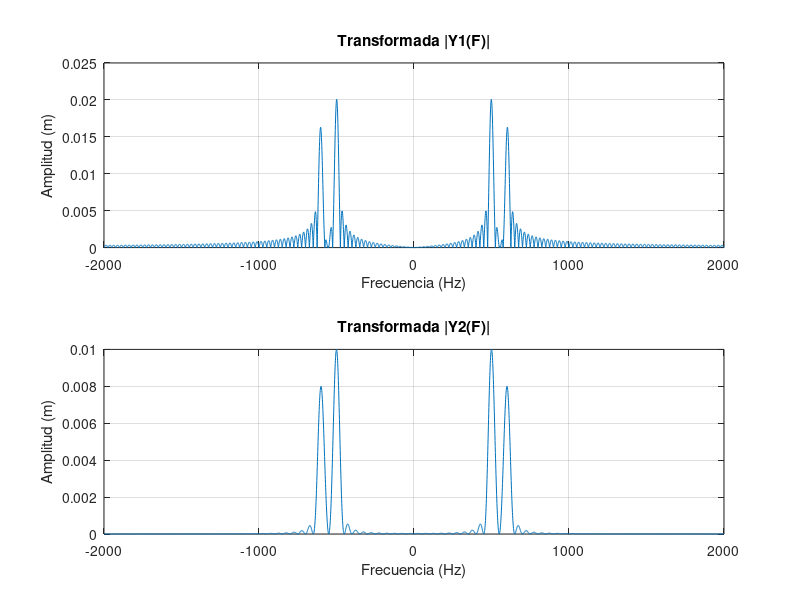
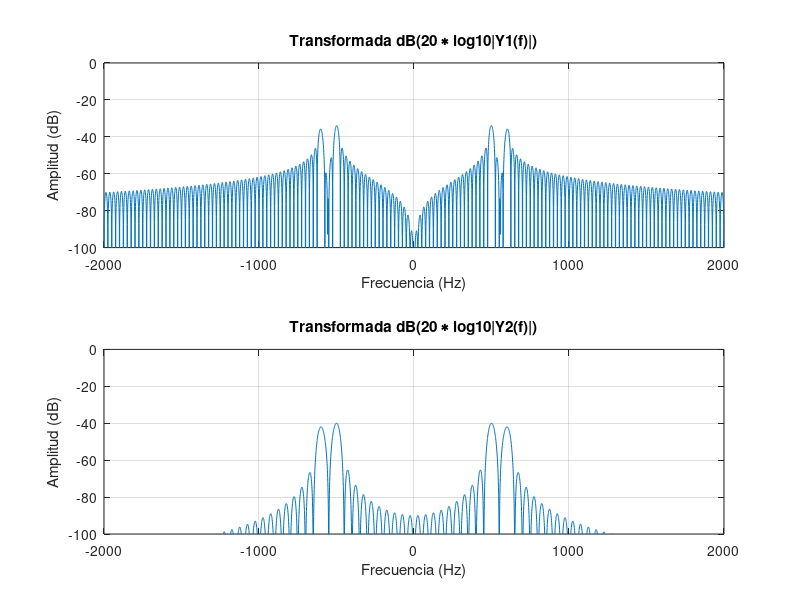
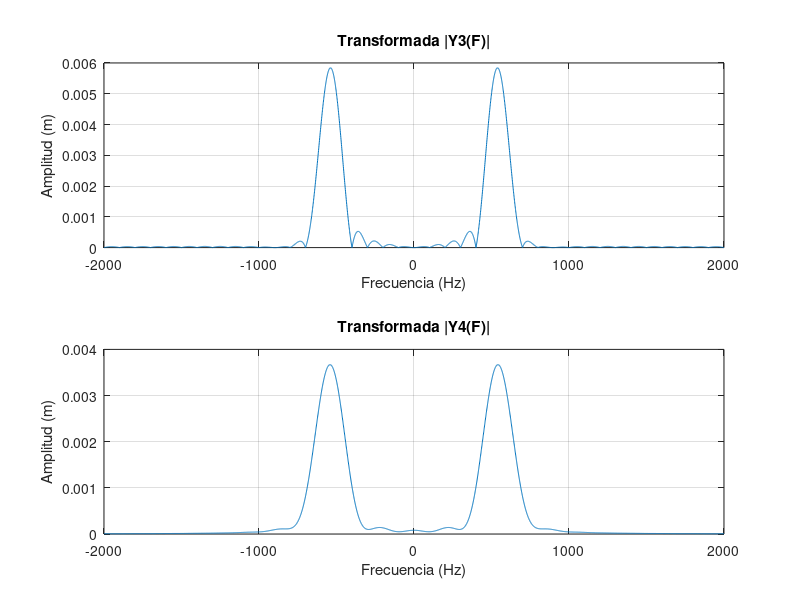
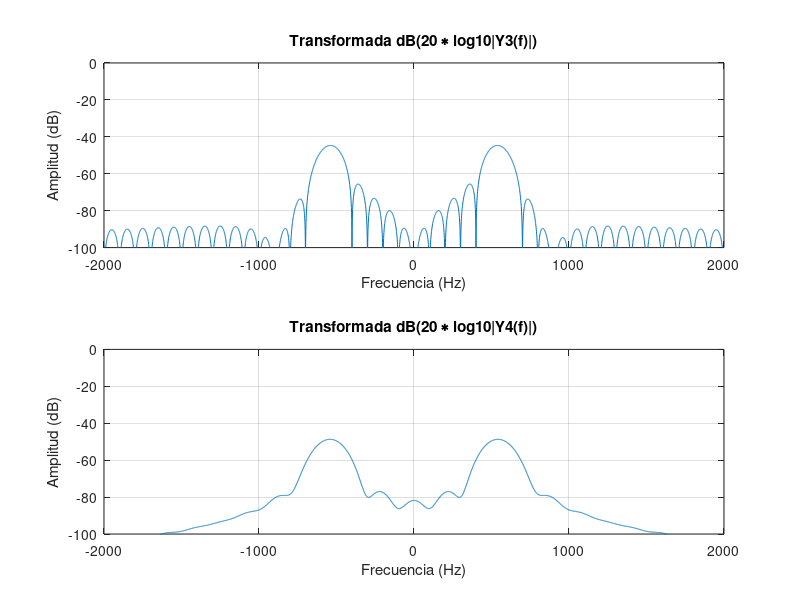

MATLAB code to generate these figures, in order:
%%ej2 

A=1;
B=0.8;

f0=500;
f1=600;

T=0.04;
fm=1;
f=-2000:fm:2000;

y1 = (A*T)/2 * sinc(T*(f-f0))+(A*T)/2 * sinc(T*(f+f0))+(B*T)/2 * sinc(T*(f-f1))+(B*T)/2 * sinc(T*(f+f1));

y2 = (A*T)/4 * sinc(T/2*(f-f0)).^2+(A*T)/4 * sinc(T/2*(f+f0)).^2+(B*T)/4 * sinc(T/2*(f-f1)).^2+(B*T)/4 * sinc(T/2*(f+f1)).^2;

figure

subplot(2,1,1);
plot(f,abs(y1));
xlabel("Frecuencia (Hz)");
ylabel("Amplitud (m)");
grid
title("Transformada |Y1(F)|");

subplot(2,1,2);
plot(f,abs(y2));
xlabel("Frecuencia (Hz)");
ylabel("Amplitud (m)");
grid
title("Transformada |Y2(F)|");


figure

subplot(2,1,1);
plot(f,20*log10(abs(y1)));
xlabel("Frecuencia (Hz)");
ylabel("Amplitud (dB)");
ylim([-100,0]);
grid
title("Transformada dB(20 ∗ log10|Y1(f)|)");

subplot(2,1,2);
plot(f,20*log10(abs(y2)));
xlabel("Frecuencia (Hz)");
ylabel("Amplitud (dB)");
ylim([-100,0]);
grid
title("Transformada dB(20 ∗ log10|Y2(f)|)");


T=0.01;
y3 = (A*T)/2 * sinc(T*(f-f0))+(A*T)/2 * sinc(T*(f+f0))+(B*T)/2 * sinc(T*(f-f1))+(B*T)/2 * sinc(T*(f+f1));
y4 = (A*T)/4 * sinc(T/2*(f-f0)).^2+(A*T)/4 * sinc(T/2*(f+f0)).^2+(B*T)/4 * sinc(T/2*(f-f1)).^2+(B*T)/4 * sinc(T/2*(f+f1)).^2;


figure

subplot(2,1,1);
plot(f,abs(y3));
xlabel("Frecuencia (Hz)");
ylabel("Amplitud (m)");
grid
title("Transformada |Y3(F)|");

subplot(2,1,2);
plot(f,abs(y4));
xlabel("Frecuencia (Hz)");
ylabel("Amplitud (m)");
grid
title("Transformada |Y4(F)|");

figure

subplot(2,1,1);
plot(f,20*log10(abs(y3)));
xlabel("Frecuencia (Hz)");
ylabel("Amplitud (dB)");
ylim([-100,0]);
grid
title("Transformada dB(20 ∗ log10|Y3(f)|)");

subplot(2,1,2);
plot(f,20*log10(abs(y4)));
xlabel("Frecuencia (Hz)");
ylabel("Amplitud (dB)");
ylim([-100,0]);
grid
title("Transformada dB(20 ∗ log10|Y4(f)|)");

%Es millor en T=40ms perque es veu més definida la senyal
